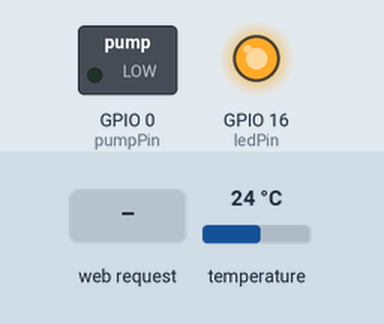
Simulated run of this sketch. Board: ESP8266 (NodeMCU). Shown: switched loads named in the sketch (green lamp = pin HIGH), output pins drawn as LEDs (lit = HIGH). Inputs (shaded band) come from the test bench; at power-on: temperature 24 °C. WiFi joins after 1.5 s; servers stay silent unless stated; not simulated (calls return 0 or success): WifiConfiguration.h; what the sketch prints to the serial monitor is not drawn.

Above: at 2.7 s.
2.8 s: HTTP request GET /pumpon received
At 3.3 s:
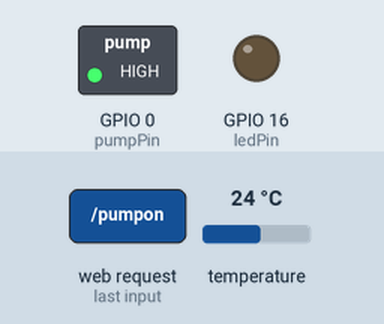
4.3 s: HTTP request GET /pumpoff received
At 5.7 s:
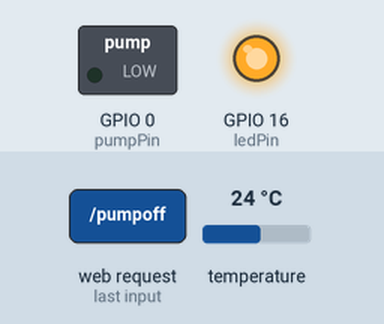
Timing chart, 0 to 7.3 s (numbered marks = the images above; inputs shaded):
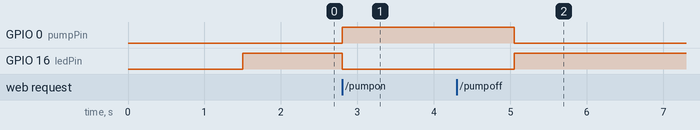

Measured:
- after the input at 2.8 s, GPIO 0 (pumpPin): LOW → HIGH at once; GPIO 16 (ledPin): HIGH → LOW at once
- after the input at 4.3 s, GPIO 0 (pumpPin): HIGH → LOW after 0.75 s; GPIO 16 (ledPin): LOW → HIGH after 0.75 s

The sketch:

PumpDriver.ino
```cpp
/*
    This sketch establishes a TCP connection to a "quote of the day" service.
    It sends a "hello" message, and then prints received data.
*/

#include <ESP8266WiFi.h>
#include <ESP8266WebServer.h>
#include "WifiConfiguration.h"
#include <NTPClient.h>
#include <WiFiUdp.h>
#include <DS18B20.h>

#ifndef STASSID
#define STASSID ""
#define STAPSK ""
#endif

const char *ssid = STASSID;
const char *password = STAPSK;
const uint8_t ledPin = 16;        // GPIO 16 (D0)
const uint8_t pumpPin = 0;        // GPIO 0  (D3)
const uint8_t thermometerPin = 5; // GPIO 5  (D1)
uint8_t thermometer186Adr[8] = {40, 83, 73, 254, 160, 33, 1, 186};
uint8_t thermometer228Adr[8] = {40, 5, 156, 5, 161, 33, 1, 228};
DS18B20 ds(thermometerPin);
bool isPumpOn = false;
float turnOffTempDifference = 5;
float expectedTurnOffTemp = 0;
ESP8266WebServer server(80);

const int utcOffsetInSeconds = 3600 * 2;
WiFiUDP ntpUDP;
NTPClient timeClient(ntpUDP, "pool.ntp.org", utcOffsetInSeconds, 45000);

void ledOn()
{
  digitalWrite(ledPin, LOW);
}
void ledOff()
{
  digitalWrite(ledPin, HIGH);
}
void pumpOn()
{
  digitalWrite(pumpPin, HIGH);
  isPumpOn = true;
  ledOn();
  Serial.println("Pump On");
  expectedTurnOffTemp = get186Temp() + turnOffTempDifference;
}
void pumpOff()
{
  digitalWrite(pumpPin, LOW);
  isPumpOn = false;
  ledOff();
  Serial.println("Pump OFF");
  expectedTurnOffTemp = 0;
}
float get186Temp()
{

  float result = ds.getTempC();
  Serial.print("Temperature on 186: ");
  Serial.println(result);
  return result;
}
void setup()
{
  pinMode(ledPin, OUTPUT);
  pinMode(pumpPin, OUTPUT);
  ds.select(thermometer186Adr);
  pumpOff();
  ledOn();
  Serial.begin(115200);
  // We start by connecting to a WiFi network

  Serial.println();
  Serial.println();
  Serial.print("Connecting to ");
  Serial.println(ssid);

  /* Explicitly set the ESP8266 to be a WiFi-client, otherwise, it by default,
     would try to act as both a client and an access-point and could cause
     network-issues with your other WiFi-devices on your WiFi-network. */
  WiFi.mode(WIFI_STA);
  WiFi.begin(ssid, password);

  while (WiFi.status() != WL_CONNECTED)
  {
    delay(500);
    Serial.print(".");
  }

  Serial.println("");
  Serial.println("WiFi connected");
  Serial.println("IP address: ");
  Serial.println(WiFi.localIP());
  server.on("/", handle_index);
  server.on("/pumpon", handle_PumpOn);
  server.on("/pumpoff", handle_PumpOff);
  server.begin();
  timeClient.begin();
  ledOff();
}
void loop()
{
  server.handleClient();
  TurnOffIfConditionsMet();
}
void TurnOffIfConditionsMet()
{
  if (expectedTurnOffTemp == 0)
  {
    return;
  }
  if (get186Temp() > expectedTurnOffTemp)
  {
    pumpOff();
  }
}
void handle_index()
{
  sendResponseToClient("index");
}
void handle_PumpOff()
{
  pumpOff();
  sendResponseToClient("pumpoff");
}
void handle_PumpOn()
{
  pumpOn();
  sendResponseToClient("pumpOn");
}
void sendResponseToClient(char *executedAction)
{

  String pageContent = "<ul style=\"font-size: 40Px;zoom: 200%;\"><li><a href =\"pumpon\">pump on</a></li><li><a href =\"pumpoff\">Pump OFF</a></li></ul>";
  pageContent = pageContent +
                "<br><br> PUMP IS ON : " + isPumpOn +
                "<br><br> 186 tehermometere temp : " + get186Temp();
  server.send(200, "text/html", pageContent);
}
```
